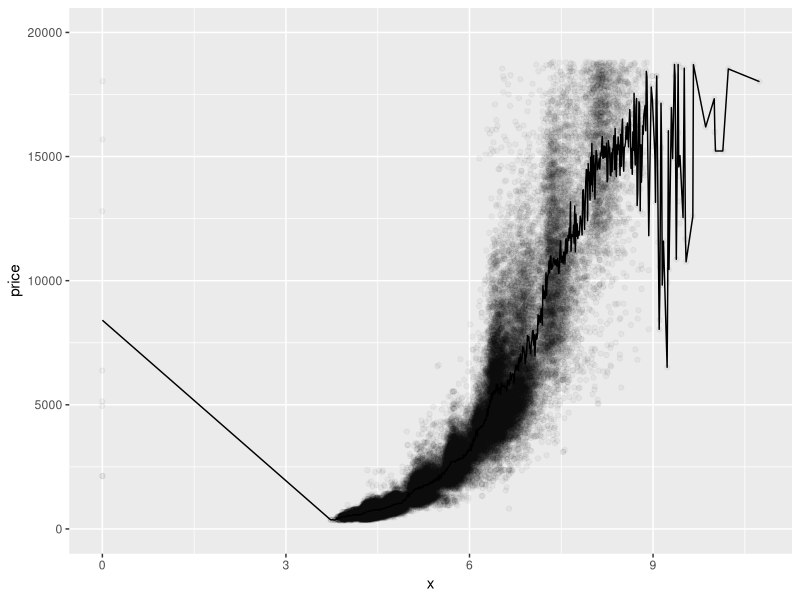
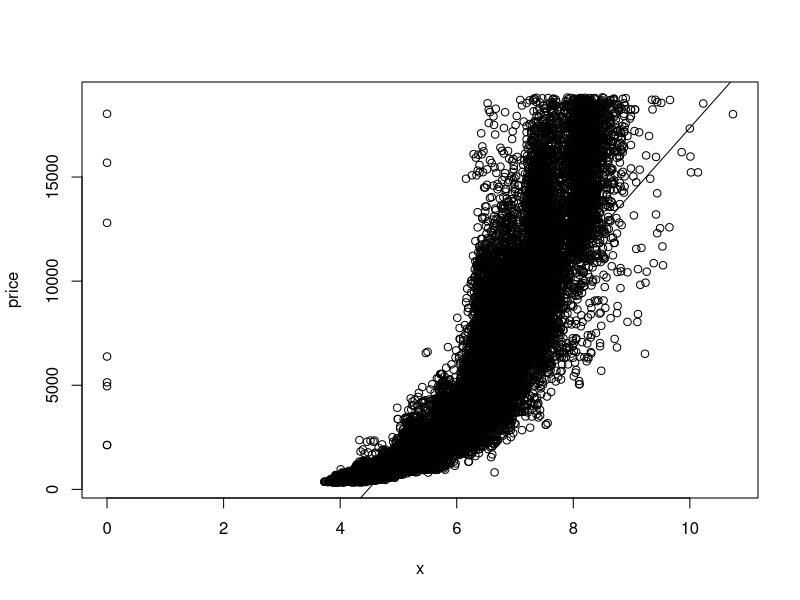
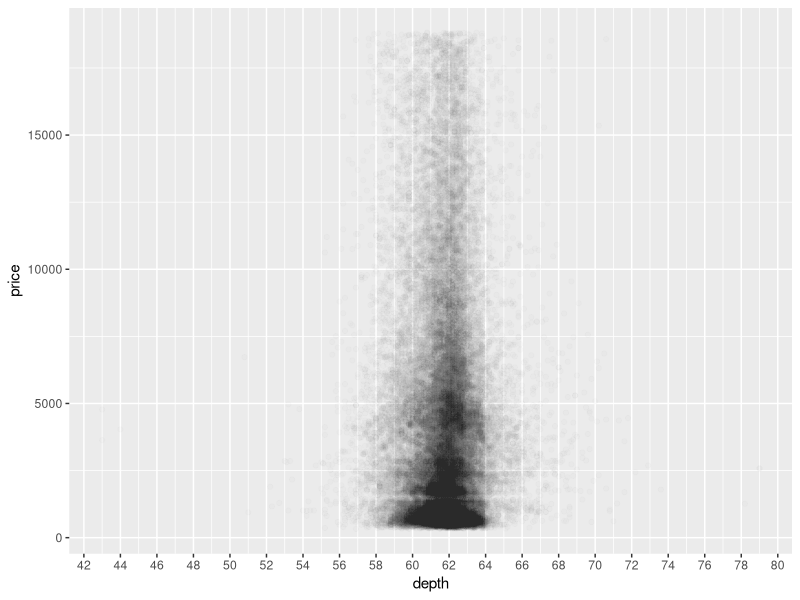
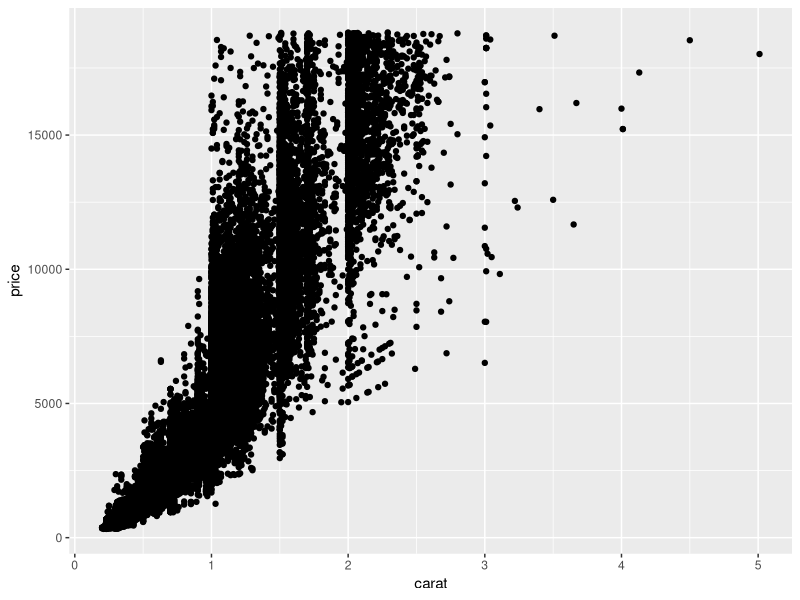
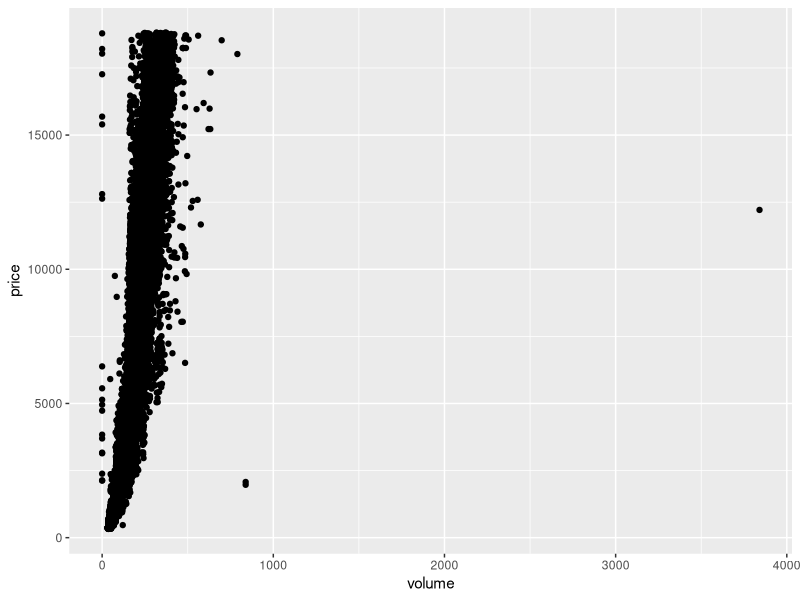
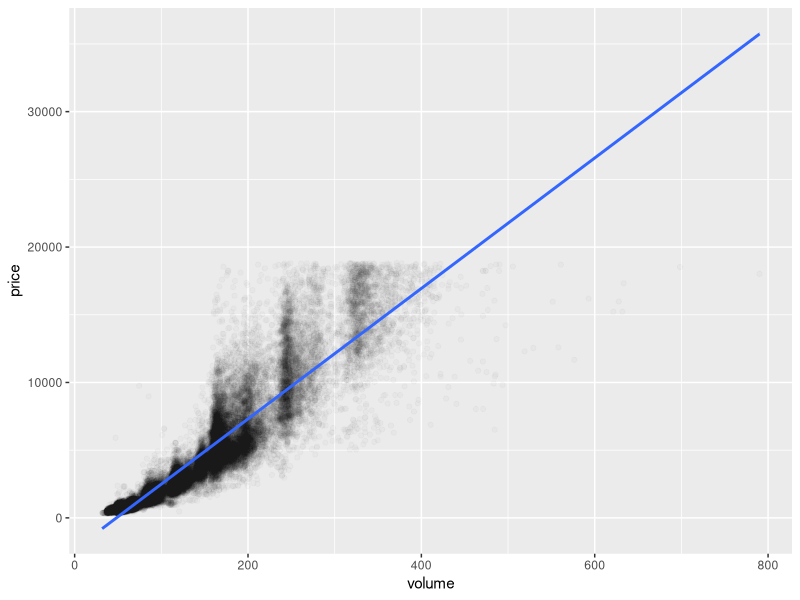

Here is the R script that generated these plots, in order: (Note: this script raises an error after producing the figures.)
# Your first task is to create a
# scatterplot of price vs x.
# using the ggplot syntax.

data("diamonds")
?diamonds
library(ggplot2)
ggplot(aes(x = x, y = price), data = diamonds)+
  geom_point(alpha = 1/25, position = position_jitter(h = 0))+
  geom_smooth(method = "lm", formula = price~x, show.legend = TRUE)+
  scale_y_continuous(limits = c(0, 20000))+
  geom_line(stat = "summary", fun.y =  mean)
?geom_line
?geom_smooth

attach(diamonds)
plot(x, price)
abline(lm(diamonds$price~diamonds$x))

#CORRELATION 
#price and x
cor.test(price, x, data = diamonds)
cor.test(price, y, data = diamonds)
cor.test(price, z, data = diamonds)

# Create a simple scatter plot of price vs depth.
ggplot(aes(x = depth, y = price), data = diamonds)+
  geom_point(alpha = 1/100)+
  scale_x_continuous(breaks = seq(0, 80, 2))


cor.test(depth, price, data = diamonds)

# Create a scatterplot of price vs carat
# and omit the top 1% of price and carat
# values.

ggplot(aes(x = carat, y = price), data = subset(diamonds, price = quantile(0.99), carat = quantile(0.99)))+
  geom_point()

# Create a scatterplot of price vs. volume (x * y * z).
# This is a very rough approximation for a diamond's volume.
# Create a new variable for volume in the diamonds data frame.

diamonds$volume = x*y*z
max(diamonds$volume)


ggplot(aes(x = volume, y = price), data = diamonds)+
  geom_point()


library(plyr)
count(diamonds$volume==0)

#Correlation btw price and volume for diamonds whose volume is > 0 AND <= 800
volume_restricted_diamonds = subset(diamonds, volume <= 800 & volume > 0)
cor.test(volume_restricted_diamonds$volume, volume_restricted_diamonds$price, data = volume_restricted)

#Adjust the transparency of the
# points and add a linear model to the plot. (See the
# Instructor Notes or look up the documentation of
# geom_smooth() for more details about smoothers.)


volume_restricted_diamonds = subset(diamonds, volume <= 800 & volume > 0)
ggplot(aes(x = volume, y = price), data = volume_restricted_diamonds)+
  geom_point(alpha = 1/50)+
  geom_smooth(method = "lm", formula = y ~ x, size = 1)

# Mean Price by Clarity
# Use the function dplyr package
# to create a new data frame containing
# info on diamonds by clarity.

# Name the data frame diamondsByClarity

# The data frame should contain the following
# variables in this order.

#       (1) mean_price
#       (2) median_price
#       (3) min_price
#       (4) max_price
#       (5) n

# where n is the number of diamonds in each
# level of clarity.

library(dplyr)
detach("package:plyr", unload=TRUE)
#summary(diamonds$clarity)
clarity_by_groups = group_by(diamonds, clarity)
clarity_by_groups
diamondsByClarity = summarize(clarity_by_groups, 
                              mean_price = mean(price), 
                              median_price = median(price),
                              min_price = min(price),
                              max_price = max(price),
                              n = n())

color_by_groups = group_by(diamonds, color)
diamondsByColor = summarize(color_by_groups,
                            mean_price = mean(price), 
                            median_price = median(price),
                            min_price = min(price),
                            max_price = max(price),
                            n = n())

cut_by_groups = group_by(diamonds, cut)
diamondsByCut = summarise(cut_by_groups,
                          mean_price = mean(price), 
                          median_price = median(price),
                          min_price = min(price),
                          max_price = max(price),
                          n = n())

p1 = ggplot(aes(x = clarity, y = mean_price), data = diamondsByClarity)+
  geom_bar(stat = "identity", color = "blue", fill = "lightblue")+
  theme_gray()+
  xlab("Clarity")+
  ylab("Mean price")

p2 = ggplot(aes(x = color, y = mean_price), data = diamondsByColor)+
  geom_bar(stat = "identity", color = "blue", fill = "lightblue")+
  theme_gray()+
  xlab("Color")+
  ylab("Mean price")

p3 = ggplot(aes(x = cut, y = mean_price), data = diamondsByCut)+
  geom_bar(stat = "identity")

grid.arrange(p1, p2, p3, ncol = 1, top = "Mean price by Clarity and Color and Cut")




  
